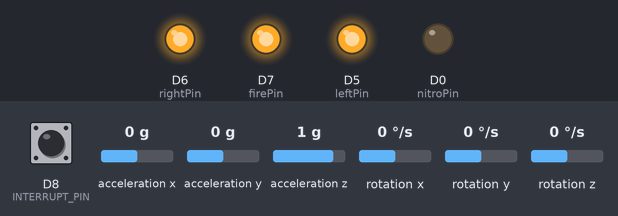
Simulated run of this program. Board: ESP8266 (Wemos D1 mini). On the bench: output pins drawn as LEDs (lit = HIGH). The inputs (shaded band) are chosen by the test bench; at power-on: acceleration x 0 g, acceleration y 0 g, acceleration z 1 g, D8 (INTERRUPT_PIN) LOW, rotation x 0 °/s, rotation y 0 °/s, rotation z 0 °/s. The sensor or clock chip raises its interrupt line as the real part does; what the program prints to the serial monitor is not drawn.

Above: at 1.7 s.
1.8 s: acceleration x set to 0.4 g
4.8 s: acceleration x set to 0.7 g
At 5.1 s:
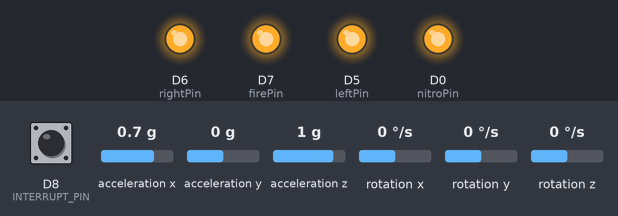
6.7 s: acceleration y set to -0.3 g
At 7.8 s:
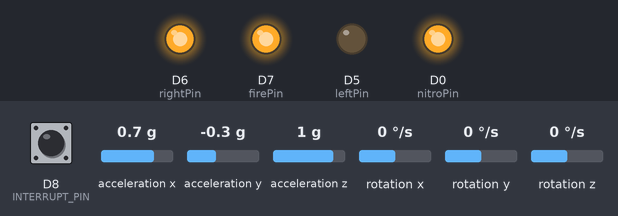
8.2 s: acceleration z set to 0.6 g
At 8.9 s:
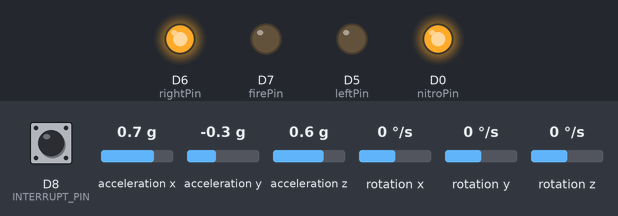
9.7 s: acceleration y set to -1.4 g
At 10.0 s:
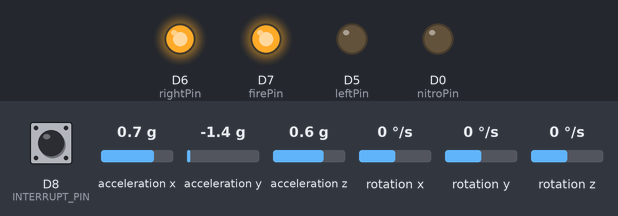
11.2 s: acceleration y set to 0 g
At 12.4 s:
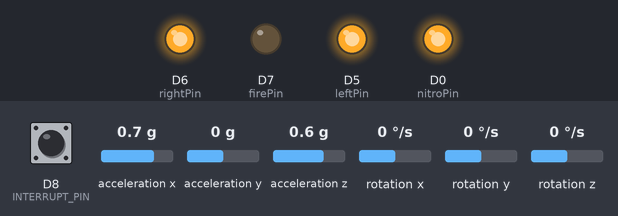
Timing chart, 0 to 13.7 s (numbered marks = the images above; inputs shaded):
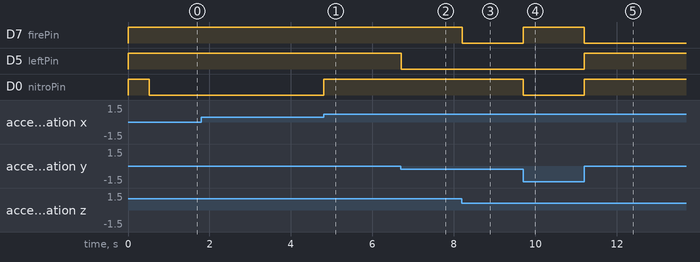

The program:

main.cpp
```cpp
#include <Arduino.h>
#include <SPI.h>
/* ============================================
I2Cdev device library code is placed under the MIT license
Copyright (c) 2012 Jeff Rowberg

Permission is hereby granted, free of charge, to any person obtaining a copy
of this software and associated documentation files (the "Software"), to deal
in the Software without restriction, including without limitation the rights
to use, copy, modify, merge, publish, distribute, sublicense, and/or sell
copies of the Software, and to permit persons to whom the Software is
furnished to do so, subject to the following conditions:

The above copyright notice and this permission notice shall be included in
all copies or substantial portions of the Software.

THE SOFTWARE IS PROVIDED "AS IS", WITHOUT WARRANTY OF ANY KIND, EXPRESS OR
IMPLIED, INCLUDING BUT NOT LIMITED TO THE WARRANTIES OF MERCHANTABILITY,
FITNESS FOR A PARTICULAR PURPOSE AND NONINFRINGEMENT. IN NO EVENT SHALL THE
AUTHORS OR COPYRIGHT HOLDERS BE LIABLE FOR ANY CLAIM, DAMAGES OR OTHER
LIABILITY, WHETHER IN AN ACTION OF CONTRACT, TORT OR OTHERWISE, ARISING FROM,
OUT OF OR IN CONNECTION WITH THE SOFTWARE OR THE USE OR OTHER DEALINGS IN
THE SOFTWARE.
===============================================
*/

// I2Cdev and MPU6050 must be installed as libraries, or else the .cpp/.h files
// for both classes must be in the include path of your project
#include "I2Cdev.h"
#include "MPU6050_6Axis_MotionApps20.h"
//#include "MPU6050.h" // not necessary if using MotionApps include file

// Arduino Wire library is required if I2Cdev I2CDEV_ARDUINO_WIRE implementation
// is used in I2Cdev.h
#if I2CDEV_IMPLEMENTATION == I2CDEV_ARDUINO_WIRE
    #include "Wire.h"
#endif

// class default I2C address is 0x68
// specific I2C addresses may be passed as a parameter here
// AD0 low = 0x68 (default for SparkFun breakout and InvenSense evaluation board)
// AD0 high = 0x69
MPU6050 mpu;
//MPU6050 mpu(0x69); // <-- use for AD0 high

/* =========================================================================
   NOTE: In addition to connection 5/3.3v, GND, SDA, and SCL, this sketch
   depends on the MPU-6050's INT pin being connected to the ESP8266 GPIO15
   pin.
 * ========================================================================= */

// MPU control/status vars
bool dmpReady = false;  // set true if DMP init was successful
uint8_t mpuIntStatus;   // holds actual interrupt status byte from MPU
uint8_t devStatus;      // return status after each device operation (0 = success, !0 = error)
uint16_t packetSize;    // expected DMP packet size (default is 42 bytes)
uint16_t fifoCount;     // count of all bytes currently in FIFO
uint8_t fifoBuffer[64]; // FIFO storage buffer

// orientation/motion vars
Quaternion q;           // [w, x, y, z]         quaternion container
VectorInt16 aa;         // [x, y, z]            accel sensor measurements
VectorInt16 aaReal;     // [x, y, z]            gravity-free accel sensor measurements
VectorInt16 aaWorld;    // [x, y, z]            world-frame accel sensor measurements
VectorFloat gravity;    // [x, y, z]            gravity vector
float yaw;
float pitch;
float roll;
float ypr[3];           // [yaw, pitch, roll]   yaw/pitch/roll container and gravity vector

/* output pins  */

#define nitroPin D0
#define leftPin D5
#define rightPin D6
#define firePin D7

#define INTERRUPT_PIN 15 // use pin 15 on ESP8266

const char DEVICE_NAME[] = "mpu6050";

// ================================================================
// ===               INTERRUPT DETECTION ROUTINE                ===
// ================================================================

volatile bool mpuInterrupt = false;     // indicates whether MPU interrupt pin has gone high
void dmpDataReady() {
    mpuInterrupt = true;
}

void mpu_setup()
{
  // join I2C bus (I2Cdev library doesn't do this automatically)
#if I2CDEV_IMPLEMENTATION == I2CDEV_ARDUINO_WIRE
  Wire.begin();
  Wire.setClock(400000); // 400kHz I2C clock. Comment this line if having compilation difficulties
#elif I2CDEV_IMPLEMENTATION == I2CDEV_BUILTIN_FASTWIRE
  Fastwire::setup(400, true);
#endif

  // initialize device
  Serial.println(F("Initializing I2C devices..."));
  mpu.initialize();
  pinMode(INTERRUPT_PIN, INPUT);

  // verify connection
  Serial.println(F("Testing device connections..."));
  Serial.println(mpu.testConnection() ? F("MPU6050 connection successful") : F("MPU6050 connection failed"));

  // load and configure the DMP
  Serial.println(F("Initializing DMP..."));
  devStatus = mpu.dmpInitialize();

  // supply your own gyro offsets here, scaled for min sensitivity
  mpu.setXGyroOffset(220);
  mpu.setYGyroOffset(76);
  mpu.setZGyroOffset(-85);
  mpu.setZAccelOffset(1688); // 1688 factory default for my test chip

  // make sure it worked (returns 0 if so)
  if (devStatus == 0) {
    // turn on the DMP, now that it's ready
    Serial.println(F("Enabling DMP..."));
    mpu.setDMPEnabled(true);

    // enable Arduino interrupt detection
    Serial.println(F("Enabling interrupt detection (Arduino external interrupt 0)..."));
    attachInterrupt(digitalPinToInterrupt(INTERRUPT_PIN), dmpDataReady, RISING);
    mpuIntStatus = mpu.getIntStatus();

    // set our DMP Ready flag so the main loop() function knows it's okay to use it
    Serial.println(F("DMP ready! Waiting for first interrupt..."));
    dmpReady = true;

    // get expected DMP packet size for later comparison
    packetSize = mpu.dmpGetFIFOPacketSize();
  } else {
    // ERROR!
    // 1 = initial memory load failed
    // 2 = DMP configuration updates failed
    // (if it's going to break, usually the code will be 1)
    Serial.print(F("DMP Initialization failed (code "));
    Serial.print(devStatus);
    Serial.println(F(")"));
  }
}

void setup(void)
{
  Serial.begin(115200);
  Serial.println(F("\nOrientation Sensor OSC output")); Serial.println();

  pinMode(leftPin, OUTPUT);
  pinMode(rightPin, OUTPUT);
  pinMode(nitroPin, OUTPUT);
  pinMode(firePin, OUTPUT);
  digitalWrite(leftPin, HIGH);
  digitalWrite(rightPin, HIGH);
  digitalWrite(nitroPin, HIGH);
  digitalWrite(firePin, HIGH);

  mpu_setup();

}

void mpu_loop()
{
  // if programming failed, don't try to do anything
  if (!dmpReady) return;

  // wait for MPU interrupt or extra packet(s) available
  if (!mpuInterrupt && fifoCount < packetSize) return;

  // reset interrupt flag and get INT_STATUS byte
  mpuInterrupt = false;
  mpuIntStatus = mpu.getIntStatus();

  // get current FIFO count
  fifoCount = mpu.getFIFOCount();

  // check for overflow (this should never happen unless our code is too inefficient)
  if ((mpuIntStatus & 0x10) || fifoCount == 1024) {
    // reset so we can continue cleanly
    mpu.resetFIFO();
    Serial.println(F("FIFO overflow!"));

    // otherwise, check for DMP data ready interrupt (this should happen frequently)
  } else if (mpuIntStatus & 0x02) {
    // wait for correct available data length, should be a VERY short wait
    while (fifoCount < packetSize) fifoCount = mpu.getFIFOCount();

    // read a packet from FIFO
    mpu.getFIFOBytes(fifoBuffer, packetSize);

    // track FIFO count here in case there is > 1 packet available
    // (this lets us immediately read more without waiting for an interrupt)
    fifoCount -= packetSize;

  }
}

/**************************************************************************/
/*
    Arduino loop function, called once 'setup' is complete (your own code
    should go here)
*/
/**************************************************************************/
void loop(void)
{
  mpu_loop();

  mpu.dmpGetQuaternion(&q, fifoBuffer);
  mpu.dmpGetAccel(&aa, fifoBuffer);
  mpu.dmpGetGravity(&gravity, &q);
  mpu.dmpGetYawPitchRoll(ypr, &q, &gravity);

  yaw = (ypr[0] * 180/M_PI);
  pitch = (ypr[1] * 180/M_PI);
  roll = (ypr[2] * 180/M_PI);

  Serial.print("ypr\t");
  Serial.print(yaw);
  Serial.print("\t");
  Serial.print(pitch);
  Serial.print("\t");
  Serial.println(roll);

  if (roll <= -11) {
    Serial.print("LEFT\t");
    digitalWrite(leftPin, LOW);
  }else{
    Serial.print("---\t");
    digitalWrite(leftPin, HIGH);
  }
  if (roll > -11 && roll < 11) {
    Serial.print("CENTER\t");
  }else{
    Serial.print("---\t");
  }
  if (roll >= 18) {
    Serial.print("RIGHT\t");
    digitalWrite(rightPin, LOW);
  }else{
    Serial.print("---\t");
    digitalWrite(rightPin, HIGH);
  }

  if (pitch > 42) {
    Serial.print("FIRE\t");
    digitalWrite(firePin, LOW);
  }else{
    Serial.print("---\t");
    digitalWrite(firePin, HIGH);
  }

  if (pitch <= 30) {
    Serial.print("NITRO!\t");
    digitalWrite(nitroPin, LOW);
  }else{
    Serial.print("---\t");
    digitalWrite(nitroPin, HIGH);
  }

}
```

Measured:
- the behaviour switches between 0.5 and 0.6 g on acceleration x (found by bisection; images 0 and 1)
- the behaviour switches between -0.1 and -0.2 g on acceleration y (found by bisection; images 1 and 2)
- the behaviour switches between 0.8 and 0.7 g on acceleration z (found by bisection; images 2 and 3)
- after the input at 4.8 s, D0 (nitroPin): LOW → HIGH at once
- after the input at 6.7 s, D5 (leftPin): HIGH → LOW at once
- after the input at 8.2 s, D7 (firePin): HIGH → LOW at once
- after the input at 9.7 s, D7 (firePin): LOW → HIGH at once; D0 (nitroPin): HIGH → LOW at once
- after the input at 11.2 s, D7 (firePin): HIGH → LOW at once; D5 (leftPin), D0 (nitroPin): LOW → HIGH at once
